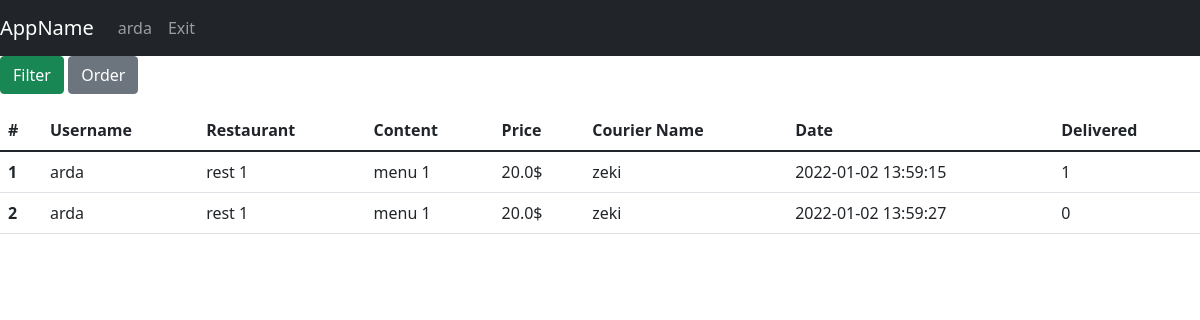
Page /orders (signed in) on the committed database.
### tables this page shows
CREATE TABLE foodOrder(id INTEGER PRIMARY KEY,content TEXT,orderDate Date DEFAULT (datetime('now','localtime')),totalPrice REAL, is_delivered INTEGER DEFAULT(0), is_reviewed INTEGER DEFAULT(0), restaurantId INTEGER, courierID int REFERENCES couriers(id) ON UPDATE CASCADE, userUserName varchar(30) REFERENCES users(username) ON UPDATE CASCADE, FOREIGN KEY(restaurantId) REFERENCES restaurant(id));

CREATE TABLE restaurant(id INTEGER PRIMARY KEY, restaurantName varchar(30),address varchar(250),lat Text,lng Text,isOpen binary,averageRating REAL);

CREATE TABLE couriers(id INTEGER PRIMARY KEY,name TEXT,is_available TEXT,lat REAL,lng, orderId int REFERENCES foodOrder(id) ON UPDATE CASCADE);

### app.py (the view)
@app.route("/orders", methods=["GET", "POST"])
def allOrders():
    with sqlite3.connect(DATABASE) as database:
        cursor = database.cursor()
    if request.method == "POST":
        if 'order' in request.form:
            orderBy = request.form['orderBy']
            if session["isFiltered"] == False:
                "SELECT foodOrder.id, content, orderDate, totalPrice, is_delivered,  userUserName, "
                "FROM foodOrder INNER JOIN couriers ON foodOrder.courierID = couriers.id INNER JOIN restaurant ON foodOrder.restaurantId = restaurant.id"
                command = "SELECT foodOrder.id,content,orderDate,totalPrice,is_delivered,couriers.name as courier_name, userUserName, " \
                          "restaurant.restaurantName as restaurant_name" \
                          " FROM foodOrder INNER JOIN couriers ON foodOrder.courierID = couriers.id INNER JOIN restaurant ON foodOrder.restaurantId = restaurant.id" \
                          " ORDER BY "+str(orderBy)
                cursor.execute(command)
                query = cursor.fetchall()
                session["filteredData"]["orders"] = query
            else:
                df = pd.DataFrame(session["filteredData"]["orders"],
                                  columns=['id','content', 'orderDate','totalPrice','is_delivered','courier_name','userUserName', 'restaurant_name'])
                df = df.sort_values(by=orderBy)
                session["filteredData"]["orders"] = df.values.tolist()
        if 'filter' in request.form:
            filtered_cols, expected_vals = [], []
            q = ""
            for c in request.form.keys():
                if request.form[c] != '' and request.form[c] != "filter":
                    if request.form[c] == "on":
                        filtered_cols.append("is_delivered")
                        expected_vals.append(1)
                    else:
                        filtered_cols.append(c)
                        expected_vals.append(request.form[c])
            if len(expected_vals) > 0:
                if filtered_cols[0] != "is_delivered" and filtered_cols[0] != "maxprice" and filtered_cols[0] != "minprice":
                    q += filtered_cols[0]+" LIKE "+f"'%{expected_vals[0]}%'"
                else:
                    q += " is_delivered = 1 "
                if len(expected_vals) > 1:
                    for index in range(1, len(expected_vals)):
                        if filtered_cols[index] != "is_delivered":
                            q += " and " + filtered_cols[index]+" LIKE " + f"'%{expected_vals[index]}%'"
                    if filtered_cols.count("is_delivered") > 0:
                        q += " and is_delivered = 1 "
                command = "SELECT foodOrder.id,content,orderDate,totalPrice,is_delivered,couriers.name as courier_name, userUserName, restaurant.restaurantName as restaurant_name " \
                          "FROM foodOrder INNER JOIN couriers ON foodOrder.courierID = couriers.id INNER JOIN restaurant ON foodOrder.restaurantId = restaurant.id " \
                          "and " + q + "ORDER BY foodOrder.id"
                cursor.execute(command)
                query = cursor.fetchall()
                session["filteredData"]["orders"] = query
            else:
                session["filteredData"] = getAllDbData(toGet=["orders"])
                print(session["filteredData"])
            session["isFiltered"] = True
    else:
        session["filteredData"] = getAllDbData(toGet=["orders"])
        session["isFiltered"] = False
    return render_template("admin/list_operations/list_orders.html", username=session["username"],
                           data=session["filteredData"])

### app.py (called while the page is built)
def getOrders(cursor, limit=None):
    cursor.execute("SELECT foodOrder.id, content, orderDate, totalPrice, is_delivered, couriers.name, userUserName, restaurant.restaurantName "
                   "FROM foodOrder INNER JOIN couriers ON foodOrder.courierID = couriers.id INNER JOIN restaurant ON foodOrder.restaurantId = restaurant.id")
    query = cursor.fetchall()
    return query

def getAllDbData(toGet, limit=None):
    with sqlite3.connect(DATABASE) as database:
        cursor = database.cursor()
    data = {}
    for entity in toGet:
        if entity == "couriers":
            data[entity] = getCouriers(cursor, limit)
        if entity == "users":
            data[entity] = getUsers(cursor, limit)
        if entity == "restaurant":
            data[entity] = getRestaurants(cursor, limit)
        if entity == "menu":
            data[entity] = getMenus(cursor, limit)
        if entity == "restaurantName":
            data[entity] = getRestaurantName(cursor, limit)
        if entity == "orders":
            data[entity] = getOrders(cursor, limit)
        else:
            pass
    return data

### templates/admin/list_operations/list_orders.html (shortened to what this page needs)
{% extends 'base.html' %}
{% block navbar %}
<nav class="navbar navbar-expand-lg navbar-dark bg-dark">
    <a class="navbar-brand" href="#">AppName</a>
    <div class="collapse navbar-collapse" id="navbarNav">
        <ul class="navbar-nav">
          <li class="nav-item active"><a class="nav-link" href="/">{{username}}</a></li>
          <li class="nav-item active"><a class="nav-link" href="/exit">Exit</a></li>
        </ul>
    </div>
</nav>
{% endblock %}
{% block body %}
    <p>
  <a class="btn btn-success" data-toggle="collapse" href="#filter" role="button" aria-expanded="false" aria-controls="filter">Filter</a>
  <button class="btn btn-secondary" type="button" data-toggle="collapse" data-target="#order" aria-expanded="false" aria-controls="order">Order</button>
    </p>
    <div>
    <table class="table">
      <thead class="thead-dark">
        <tr>
            <th scope="col">#</th>
            <th scope="col">Username</th>
            <th scope="col">Restaurant</th>
            <th scope="col">Content</th>
            <th scope="col">Price</th>
            <th scope="col">Courier Name</th>
            <th scope="col">Date</th>
            <th scope="col">Delivered</th>
        </tr>
      </thead>
      <tbody>
        {%for i in range(data["orders"]|length)%}
                <tr>
                  <th scope="row">{{ i+1 }}</th>
                  <td>{{ data["orders"][i][6] }}</td>
                  <td>{{ data["orders"][i][7] }}</td>
                  <td>{{ data["orders"][i][1] }}</td>
                  <td>{{ data["orders"][i][3] }}$</td>
                  <td>{{ data["orders"][i][5] }}</td>
                  <td>{{ data["orders"][i][2] }}</td>
                  <td>{{ data["orders"][i][4] }}</td>
                </tr>
        {%endfor%}
      </tbody>
    </table>
</div>
{% endblock %}

### rows in the picture
foodOrder: userUserName "arda", content "menu 1", totalPrice "20.0", orderDate "2022-01-02 13:59:15", is_delivered "1"
restaurant: restaurantName "rest 1" "rest 1"
couriers: name "zeki" "zeki"
foodOrder: userUserName "arda", content "menu 1", totalPrice "20.0", orderDate "2022-01-02 13:59:27", is_delivered "0"

### other values in the picture
{{ username }} "arda"
{{ i+1 }} "1" "2"
